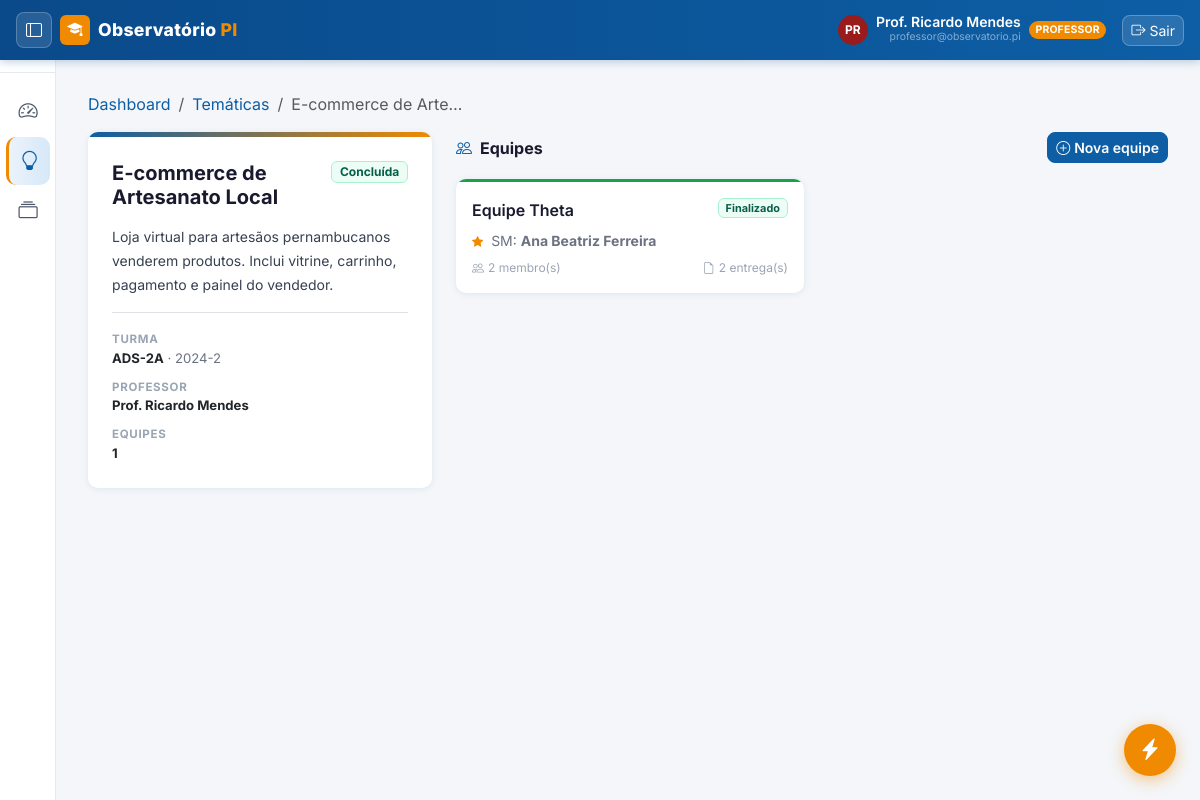
/tematicas/6 (signed in), run on the app's committed database.
### observatorio_pi/app/models/user.py (models this page shows)
class User(Base):
    __tablename__ = "users"
    id           = Column(Integer, primary_key=True, index=True)
    nome         = Column(String, nullable=False)
    email        = Column(String, unique=True, index=True, nullable=False)
    senha_hash   = Column(String, nullable=False)
    tipo         = Column(String, default="ALUNO", nullable=False)
    ativo        = Column(Boolean, default=True, nullable=False)
    bio          = Column(Text, default="")          # apresentação pessoal
    linkedin     = Column(String, default="")        # URL LinkedIn
    github       = Column(String, default="")        # URL GitHub
    portfolio_url= Column(String, default="")        # site/portfolio pessoal
    area_interesse = Column(String, default="")      # ex: "Backend, IA, Mobile"
    cidade       = Column(String, default="")        # localização
    telefone     = Column(String, default="")        # contato para empresas
    foto_perfil  = Column(String, nullable=True, default=None)  # caminho relativo em static/

### observatorio_pi/app/models/project.py (models this page shows)
class Tematica(Base):
    __tablename__ = "tematicas"
    id            = Column(Integer, primary_key=True, index=True)
    titulo        = Column(String, nullable=False)
    descricao     = Column(Text, default="")
    turma_id      = Column(Integer, ForeignKey("turmas.id"), nullable=False)
    professor_id  = Column(Integer, ForeignKey("users.id"), nullable=True)
    status        = Column(String, default="ABERTA")  # ABERTA | EM_ANDAMENTO | CONCLUIDA
    criado_em     = Column(DateTime, default=lambda: datetime.now(timezone.utc))
    atualizado_em = Column(DateTime, default=lambda: datetime.now(timezone.utc))
    turma         = relationship("Turma", back_populates="tematicas")
    professor     = relationship("User", foreign_keys=[professor_id])
    equipes       = relationship("Equipe", back_populates="tematica", cascade="all, delete-orphan")

class Turma(Base):
    __tablename__ = "turmas"
    id        = Column(Integer, primary_key=True, index=True)
    nome      = Column(String, nullable=False)
    semestre  = Column(String, nullable=False)
    descricao = Column(Text, default="")
    ativa     = Column(Boolean, default=True, nullable=False)
    criado_em = Column(DateTime, default=lambda: datetime.now(timezone.utc))
    tematicas = relationship("Tematica", back_populates="turma", cascade="all, delete-orphan")

class Equipe(Base):
    __tablename__ = "equipes"
    id              = Column(Integer, primary_key=True, index=True)
    nome            = Column(String, nullable=False)
    tematica_id     = Column(Integer, ForeignKey("tematicas.id"), nullable=False)
    scrum_master_id = Column(Integer, ForeignKey("users.id"), nullable=True)
    status          = Column(String, default="EM_ANDAMENTO")  # EM_ANDAMENTO | FINALIZADO
    criado_em       = Column(DateTime, default=lambda: datetime.now(timezone.utc))
    tematica        = relationship("Tematica", back_populates="equipes")
    scrum_master    = relationship("User", foreign_keys=[scrum_master_id])
    membros         = relationship("EquipeMembro", back_populates="equipe", cascade="all, delete-orphan")
    entregas        = relationship("EntregaProjeto", back_populates="equipe", cascade="all, delete-orphan")
    avaliacoes      = relationship("Avaliacao", back_populates="equipe", cascade="all, delete-orphan")
    avaliacoes_aluno = relationship("AvaliacaoAluno", back_populates="equipe", cascade="all, delete-orphan")

### observatorio_pi/app/main.py (the view)
@app.get("/tematicas/{tematica_id}", response_class=HTMLResponse)
def detalhe_tematica(tematica_id: int, request: Request, db: Session = Depends(get_db)):
    usuario = get_usuario_logado(request, db)
    if not usuario:
        return RedirectResponse(url="/", status_code=303)
    tematica = db.query(Tematica).filter(Tematica.id == tematica_id).first()
    if not tematica:
        return RedirectResponse(url="/tematicas?erro=Temática+não+encontrada", status_code=303)
    alunos_turma = db.query(User).filter(User.tipo == "ALUNO", User.ativo == True).order_by(User.nome).all()
    return templates.TemplateResponse("tematica_detalhe.html", {
        "request": request, "usuario": usuario, "tematica": tematica,
        "alunos_turma": alunos_turma,
        "sucesso": request.query_params.get("sucesso"),
        "erro": request.query_params.get("erro"),
        "active_page": "tematicas",
    })

### observatorio_pi/app/templates/tematica_detalhe.html (shortened to what this page needs)
{% extends "base_auth.html" %}
{% block content %}
<nav aria-label="breadcrumb" class="mb-3">
    <ol class="breadcrumb small">
        <li class="breadcrumb-item"><a href="/dashboard">Dashboard</a></li>
        <li class="breadcrumb-item"><a href="/tematicas">Temáticas</a></li>
        <li class="breadcrumb-item active text-truncate" style="max-width:200px;">{{ tematica.titulo }}</li>
    </ol>
</nav>
<div class="row g-4">
    <div class="col-lg-4">
        <div class="card mb-3" style="overflow:hidden;">
            <div style="height:5px;background:linear-gradient(90deg,var(--senac-blue),var(--senac-orange));"></div>
            <div class="p-4">
                <div class="d-flex justify-content-between align-items-start mb-3">
                    <h5 class="fw-bold mb-0" style="color:#1a1a2e;">{{ tematica.titulo }}</h5>
                    {% if tematica.status == 'CONCLUIDA' %}
                    <span class="badge ms-2 flex-shrink-0" style="background:#ecfdf5;color:#065f46;border:1px solid #a7f3d0;">Concluída</span>
                    {% elif tematica.status == 'EM_ANDAMENTO' %}
                    <span class="badge ms-2 flex-shrink-0" style="background:#fffbeb;color:#92400e;border:1px solid #fde68a;">Em andamento</span>
                    {% else %}
                    <span class="badge ms-2 flex-shrink-0" style="background:#eff6ff;color:var(--senac-blue);border:1px solid #bfdbfe;">Aberta</span>
                    {% endif %}
                </div>
                {% if tematica.descricao %}
                <p class="small mb-3" style="color:#374151;white-space:pre-wrap;line-height:1.7;">{{ tematica.descricao }}</p>
                {% endif %}
                <div class="d-flex flex-column gap-2 pt-3 border-top" style="font-size:.82rem;">
                    <div><span style="color:#9aa5b4;font-size:.72rem;text-transform:uppercase;letter-spacing:.06em;font-weight:700;">Turma</span><br><strong>{{ tematica.turma.nome if tematica.turma else '—' }}</strong> {% if tematica.turma %}<span style="color:#6b7280;">· {{ tematica.turma.semestre }}</span>{% endif %}</div>
                    <div><span style="color:#9aa5b4;font-size:.72rem;text-transform:uppercase;letter-spacing:.06em;font-weight:700;">Professor</span><br><strong>{{ tematica.professor.nome if tematica.professor else 'A definir' }}</strong></div>
                    <div><span style="color:#9aa5b4;font-size:.72rem;text-transform:uppercase;letter-spacing:.06em;font-weight:700;">Equipes</span><br><strong>{{ tematica.equipes|length }}</strong></div>
                </div>
            </div>
        </div>
    </div>
    <div class="col-lg-8">
        <div class="d-flex justify-content-between align-items-center mb-3">
            <div class="fw-bold" style="color:#1a1a2e;font-size:1rem;"><i class="bi bi-people me-2" style="color:var(--senac-blue);"></i>Equipes</div>
            {% set pode_criar_equipe = (usuario.tipo == 'ADMIN') or
               (usuario.tipo == 'PROFESSOR' and tematica.professor_id == usuario.id) %}
            {% if pode_criar_equipe %}
            <button class="btn btn-primary btn-sm" style="border-radius:8px;" data-bs-toggle="modal" data-bs-target="#modalNovaEquipe"><i class="bi bi-plus-circle me-1"></i>Nova equipe</button>
            {% endif %}
        </div>
        {% if tematica.equipes %}
        <div class="row g-3">
            {% for eq in tematica.equipes %}
            <div class="col-sm-6">
                <div class="card h-100" style="overflow:hidden;cursor:pointer;transition:box-shadow .15s,transform .15s;"
                     onclick="window.location='/equipes/{{ eq.id }}'"
                     onmouseover="this.style.boxShadow='0 6px 20px rgba(13,94,165,.14)';this.style.transform='translateY(-2px)'"
                     onmouseout="this.style.boxShadow='';this.style.transform=''">
                    <div style="height:3px;background:{% if eq.status=='FINALIZADO' %}#16a34a{% else %}var(--senac-blue){% endif %};"></div>
                    <div class="p-3">
                        <div class="d-flex justify-content-between align-items-start mb-2">
                            <div class="fw-semibold" style="color:#1a1a2e;">{{ eq.nome }}</div>
                            {% if eq.status == 'FINALIZADO' %}
                            <span class="badge" style="background:#ecfdf5;color:#065f46;border:1px solid #a7f3d0;font-size:.68rem;">Finalizado</span>
                            {% else %}
                            <span class="badge" style="background:#eff6ff;color:var(--senac-blue);border:1px solid #bfdbfe;font-size:.68rem;">Em andamento</span>
                            {% endif %}
                        </div>
                        <div class="small mb-2" style="color:#6b7280;">
                            <i class="bi bi-star-fill me-1" style="color:var(--senac-orange);font-size:.7rem;"></i>
                            SM: <strong>{{ eq.scrum_master.nome if eq.scrum_master else 'Não definido' }}</strong>
                        </div>
                        <div class="d-flex justify-content-between" style="font-size:.75rem;color:#9aa5b4;">
                            <span><i class="bi bi-people me-1"></i>{{ (eq.membros|length) + (1 if eq.scrum_master_id else 0) }} membro(s)</span>
                            <span><i class="bi bi-file-earmark me-1"></i>{{ eq.entregas|length }} entrega(s)</span>
                        </div>
                    </div>
                </div>
            </div>
            {% endfor %}
        </div>
        {% endif %}
    </div>
</div>
{% set pode_criar_equipe = (usuario.tipo == 'ADMIN') or
   (usuario.tipo == 'PROFESSOR' and tematica.professor_id == usuario.id) %}
{% endblock %}

### observatorio_pi/app/templates/base_auth.html (shortened to what this page needs)
{% extends "base.html" %}
{% macro avatar(u, size=32) %}
{% if u.foto_perfil %}
<img src="/static/{{ u.foto_perfil }}"
     style="width:{{ size }}px;height:{{ size }}px;border-radius:50%;object-fit:cover;flex-shrink:0;"
     alt="{{ u.nome }}">
{% else %}
{% set cores_avatar = ['#0D5EA5','#7c3aed','#d97706','#065f46','#991b1b','#1d4ed8','#92400e','#166534'] %}
{% set cor = cores_avatar[(u.nome|length) % (cores_avatar|length)] %}
<div class="d-flex align-items-center justify-content-center fw-bold flex-shrink-0"
     style="width:{{ size }}px;height:{{ size }}px;border-radius:50%;background:{{ cor }};
            color:#fff;font-size:{{ (size * 0.4)|int }}px;">
    {{ u.nome[0].upper() }}{% if u.nome.split()|length > 1 %}{{ u.nome.split()[1][0].upper() }}{% endif %}
</div>
{% endif %}
{% endmacro %}
{% block body %}
<nav class="navbar navbar-senac navbar-expand-lg">
    <div class="container-fluid px-3">
        <button id="sidebarToggle"
                class="btn btn-sm d-none d-md-flex align-items-center justify-content-center me-2"
                title="Expandir/recolher menu"
                style="background:rgba(255,255,255,.12);color:#fff;border:1px solid rgba(255,255,255,.22);
                       border-radius:8px;width:36px;height:36px;flex-shrink:0;">
            <i class="bi bi-layout-sidebar" style="font-size:1rem;"></i>
        </button>
        <a class="navbar-brand d-flex align-items-center gap-2" href="/dashboard">
            <div style="background:var(--senac-orange);border-radius:6px;width:30px;height:30px;
                        display:flex;align-items:center;justify-content:center;">
                <i class="bi bi-mortarboard-fill text-white" style="font-size:.95rem;"></i>
            </div>
            <span>Observatório <span class="brand-dot">PI</span></span>
        </a>
        <div class="ms-auto d-flex align-items-center gap-3">
            <a href="{{ url_perfil(usuario) }}"
               class="text-decoration-none d-none d-sm-flex align-items-center gap-2"
               title="Meu perfil">
                {{ avatar(usuario, 30) }}
                <div class="text-end">
                    <div class="text-white small fw-semibold lh-1">{{ usuario.nome }}</div>
                    <div class="text-white-50" style="font-size:.65rem;">
                        {{ usuario.email[:28] }}{% if usuario.email|length > 28 %}…{% endif %}
                    </div>
                </div>
                <span class="badge rounded-pill"
                      style="background:var(--senac-orange);font-size:.65rem;font-weight:700;letter-spacing:.02em;">
                    {{ usuario.tipo }}
                </span>
            </a>
            <a href="/logout" class="btn btn-sm d-flex align-items-center gap-1"
               style="background:rgba(255,255,255,.12);color:#fff;
                      border:1px solid rgba(255,255,255,.25);border-radius:8px;">
                <i class="bi bi-box-arrow-right"></i>
                <span class="d-none d-sm-inline">Sair</span>
            </a>
        </div>
    </div>
</nav>
<div class="d-flex" style="min-height:calc(100vh - 60px);">
    <nav class="d-none d-md-flex flex-column sidebar collapsed" id="mainSidebar"
         style="background:#fff;border-right:1px solid #e4eaf2;padding-top:.75rem;">
        <div class="sidebar-section-label">
        </div>
        <ul class="nav flex-column px-1 mb-1">
            <li class="nav-item">
                <a class="nav-link {% if active_page == 'dashboard' %}active{% endif %}"
                   href="/dashboard" title="Dashboard">
                    <i class="bi bi-speedometer2 me-2"></i>
                </a>
            </li>
            <li class="nav-item">
                <a class="nav-link {% if active_page == 'tematicas' %}active{% endif %}"
                   href="/tematicas"
                   title="{% if usuario.tipo == 'ALUNO' %}Minhas Temáticas{% else %}Temáticas{% endif %}">
                    <i class="bi bi-lightbulb me-2"></i>
                </a>
            </li>
            <li class="nav-item">
                <a class="nav-link {% if active_page == 'portfolio' %}active{% endif %}"
                   href="/portfolio" title="Portfólio">
                    <i class="bi bi-collection me-2"></i>
                </a>
            </li>
        </ul>
    </nav>
    <main class="main-content">
        {% block content %}{% endblock %}
    </main>
</div>
<div id="fabContainer">
    <button id="fabBtn" title="Ações rápidas">
        <i class="bi bi-lightning-charge-fill" id="fabIcon"></i>
    </button>
</div>
{% endblock %}

### data on the page
User: nome "P", nome.split "R", nome "Prof. Ricardo Mendes", email "professor@observatorio.pi", tipo "PROFESSOR", professor "Prof. Ricardo Mendes"
Tematica: titulo "E-commerce de Arte…", titulo "E-commerce de Artesanato Local", descricao "Loja virtual para artesãos pernambucanos venderem produtos. Inclui vitrine, carrinho, pagamento e painel do vendedor."
Turma: turma "ADS-2A", turma.semestre "2024-2"
Equipe: nome "Equipe Theta", status "Finalizado", scrum_master "Ana Beatriz Ferreira", membros "2", entregas|length "2"

### other printed values
{{ tematica.equipes|length }} "1"
